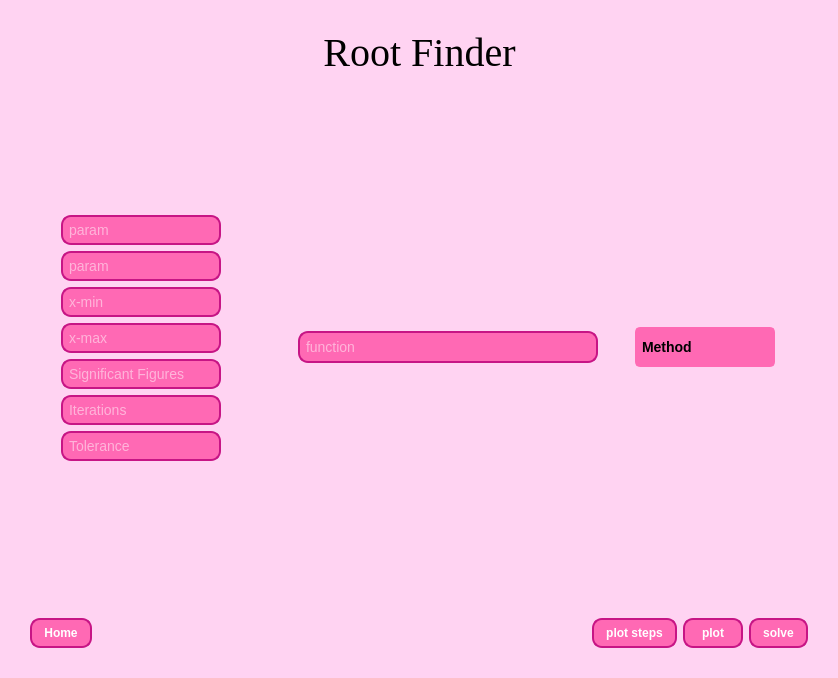
<?xml version="1.0" encoding="UTF-8"?>
<ui version="4.0">
 <class>MainWindow</class>
 <widget class="QMainWindow" name="MainWindow">
  <property name="enabled">
   <bool>true</bool>
  </property>
  <property name="geometry">
   <rect>
    <x>0</x>
    <y>0</y>
    <width>838</width>
    <height>678</height>
   </rect>
  </property>
  <property name="minimumSize">
   <size>
    <width>0</width>
    <height>1</height>
   </size>
  </property>
  <property name="font">
   <font>
    <family>Times New Roman</family>
   </font>
  </property>
  <property name="windowTitle">
   <string>Root Solver</string>
  </property>
  <property name="styleSheet">
   <string notr="true">/* Set background color for the main window */
QMainWindow {
    background-color: rgb(255, 211, 242)
}

/* Style for QLineEdit (text input fields) */
QLineEdit {
    background-color: #ff69b4; /* Background color for the input */
    border: 2px solid  #c71585; /* Border with a chocolate color */
    border-radius: 10px; /* Rounded corners */
    padding: 4px; /* Padding inside the text field */
    font-size: 14px; /* Font size */
    color: white; /* Text color */
}

/* Style for QPushButton */
QPushButton {
    background-color: #ff69b4; /* Hot pink background */
    border: 2px solid #c71585; /* Darker pink border */
    border-radius: 10px; /* Rounded corners */
    color: white; /* Text color */
    font-size: 12px; /* Font size */
    font-weight: bold; /* Bold text */
    padding: 6px 12px; /* Padding for a comfortable button size */
}

/* Hover effect for QPushButton */
QPushButton:hover {
    background-color: #ff85c4; /* Lighter pink when hovered */
    border-color: #ff1493; /* Brighter border */
}

/* Pressed effect for QPushButton */
QPushButton:pressed {
    background-color: #ff1493; /* Brighter pink */
    border-color: #c71585; /* Darker border */
}
QTableWidget::item:selected {
        background-color: #ff69b4; /* Background color when selected (via mouse or keyboard) */
        color: white;              /* Text color when selected */
    }

    QTableWidget::item:hover {
        background-color: #ff85c4; /* Background color when hovered with mouse */
        color: white;              /* Text color on hover */
    }

    QTableWidget::item:focus {
        background-color: #ff69b4; /* Background color when focused via keyboard */
        color: white;              /* Text color when focused via keyboard */
    }
QLineEdit::placeholder {
    color: blue;
    font-style: italic;
}
</string>
  </property>
  <property name="rowcount" stdset="0">
   <string/>
  </property>
  <widget class="QWidget" name="centralwidget">
   <property name="sizePolicy">
    <sizepolicy hsizetype="Expanding" vsizetype="Expanding">
     <horstretch>0</horstretch>
     <verstretch>0</verstretch>
    </sizepolicy>
   </property>
   <property name="maximumSize">
    <size>
     <width>1440</width>
     <height>1080</height>
    </size>
   </property>
   <layout class="QVBoxLayout" name="verticalLayout_2">
    <property name="leftMargin">
     <number>30</number>
    </property>
    <property name="topMargin">
     <number>30</number>
    </property>
    <property name="rightMargin">
     <number>30</number>
    </property>
    <property name="bottomMargin">
     <number>30</number>
    </property>
    <item>
     <layout class="QHBoxLayout" name="horizontalLayout_4">
      <item>
       <spacer name="horizontalSpacer_6">
        <property name="orientation">
         <enum>Qt::Orientation::Horizontal</enum>
        </property>
        <property name="sizeHint" stdset="0">
         <size>
          <width>40</width>
          <height>20</height>
         </size>
        </property>
       </spacer>
      </item>
      <item>
       <widget class="QLabel" name="label">
        <property name="font">
         <font>
          <family>Times New Roman</family>
          <pointsize>30</pointsize>
          <italic>false</italic>
         </font>
        </property>
        <property name="text">
         <string>Root Finder</string>
        </property>
        <property name="textFormat">
         <enum>Qt::TextFormat::AutoText</enum>
        </property>
        <property name="scaledContents">
         <bool>false</bool>
        </property>
        <property name="alignment">
         <set>Qt::AlignmentFlag::AlignCenter</set>
        </property>
        <property name="openExternalLinks">
         <bool>false</bool>
        </property>
       </widget>
      </item>
      <item>
       <spacer name="horizontalSpacer_5">
        <property name="orientation">
         <enum>Qt::Orientation::Horizontal</enum>
        </property>
        <property name="sizeHint" stdset="0">
         <size>
          <width>40</width>
          <height>20</height>
         </size>
        </property>
       </spacer>
      </item>
     </layout>
    </item>
    <item>
     <spacer name="verticalSpacer_2">
      <property name="orientation">
       <enum>Qt::Orientation::Vertical</enum>
      </property>
      <property name="sizeHint" stdset="0">
       <size>
        <width>20</width>
        <height>40</height>
       </size>
      </property>
     </spacer>
    </item>
    <item>
     <layout class="QHBoxLayout" name="horizontalLayout_2">
      <item>
       <widget class="QWidget" name="widget" native="true">
        <property name="sizePolicy">
         <sizepolicy hsizetype="Fixed" vsizetype="Fixed">
          <horstretch>0</horstretch>
          <verstretch>0</verstretch>
         </sizepolicy>
        </property>
        <property name="minimumSize">
         <size>
          <width>200</width>
          <height>450</height>
         </size>
        </property>
        <widget class="QWidget" name="verticalLayoutWidget_3">
         <property name="geometry">
          <rect>
           <x>0</x>
           <y>0</y>
           <width>356</width>
           <height>431</height>
          </rect>
         </property>
         <layout class="QVBoxLayout" name="verticalLayout_7">
          <item>
           <spacer name="verticalSpacer_5">
            <property name="orientation">
             <enum>Qt::Orientation::Vertical</enum>
            </property>
            <property name="sizeHint" stdset="0">
             <size>
              <width>20</width>
              <height>40</height>
             </size>
            </property>
           </spacer>
          </item>
          <item>
           <layout class="QHBoxLayout" name="horizontalLayout_13">
            <item>
             <widget class="QLineEdit" name="param1">
              <property name="sizePolicy">
               <sizepolicy hsizetype="Fixed" vsizetype="Fixed">
                <horstretch>0</horstretch>
                <verstretch>0</verstretch>
               </sizepolicy>
              </property>
              <property name="minimumSize">
               <size>
                <width>160</width>
                <height>0</height>
               </size>
              </property>
              <property name="maximumSize">
               <size>
                <width>120</width>
                <height>16777215</height>
               </size>
              </property>
              <property name="placeholderText">
               <string>param</string>
              </property>
             </widget>
            </item>
            <item>
             <spacer name="horizontalSpacer_11">
              <property name="orientation">
               <enum>Qt::Orientation::Horizontal</enum>
              </property>
              <property name="sizeHint" stdset="0">
               <size>
                <width>40</width>
                <height>20</height>
               </size>
              </property>
             </spacer>
            </item>
           </layout>
          </item>
          <item>
           <layout class="QHBoxLayout" name="horizontalLayout_14">
            <item>
             <widget class="QLineEdit" name="param2">
              <property name="sizePolicy">
               <sizepolicy hsizetype="Fixed" vsizetype="Fixed">
                <horstretch>0</horstretch>
                <verstretch>0</verstretch>
               </sizepolicy>
              </property>
              <property name="minimumSize">
               <size>
                <width>160</width>
                <height>0</height>
               </size>
              </property>
              <property name="maximumSize">
               <size>
                <width>120</width>
                <height>32</height>
               </size>
              </property>
              <property name="placeholderText">
               <string>param</string>
              </property>
             </widget>
            </item>
            <item>
             <spacer name="horizontalSpacer_14">
              <property name="orientation">
               <enum>Qt::Orientation::Horizontal</enum>
              </property>
              <property name="sizeHint" stdset="0">
               <size>
                <width>40</width>
                <height>20</height>
               </size>
              </property>
             </spacer>
            </item>
           </layout>
          </item>
          <item>
           <layout class="QHBoxLayout" name="horizontalLayout_16">
            <item>
             <widget class="QLineEdit" name="graphx">
              <property name="sizePolicy">
               <sizepolicy hsizetype="Fixed" vsizetype="Fixed">
                <horstretch>0</horstretch>
                <verstretch>0</verstretch>
               </sizepolicy>
              </property>
              <property name="minimumSize">
               <size>
                <width>160</width>
                <height>0</height>
               </size>
              </property>
              <property name="maximumSize">
               <size>
                <width>120</width>
                <height>16777215</height>
               </size>
              </property>
              <property name="placeholderText">
               <string>x-min</string>
              </property>
             </widget>
            </item>
            <item>
             <spacer name="horizontalSpacer_15">
              <property name="orientation">
               <enum>Qt::Orientation::Horizontal</enum>
              </property>
              <property name="sizeHint" stdset="0">
               <size>
                <width>40</width>
                <height>20</height>
               </size>
              </property>
             </spacer>
            </item>
           </layout>
          </item>
          <item>
           <layout class="QHBoxLayout" name="horizontalLayout_15">
            <item>
             <widget class="QLineEdit" name="graphy">
              <property name="sizePolicy">
               <sizepolicy hsizetype="Fixed" vsizetype="Fixed">
                <horstretch>0</horstretch>
                <verstretch>0</verstretch>
               </sizepolicy>
              </property>
              <property name="minimumSize">
               <size>
                <width>160</width>
                <height>0</height>
               </size>
              </property>
              <property name="maximumSize">
               <size>
                <width>120</width>
                <height>16777215</height>
               </size>
              </property>
              <property name="placeholderText">
               <string>x-max</string>
              </property>
             </widget>
            </item>
            <item>
             <spacer name="horizontalSpacer_13">
              <property name="orientation">
               <enum>Qt::Orientation::Horizontal</enum>
              </property>
              <property name="sizeHint" stdset="0">
               <size>
                <width>40</width>
                <height>20</height>
               </size>
              </property>
             </spacer>
            </item>
           </layout>
          </item>
          <item>
           <layout class="QHBoxLayout" name="horizontalLayout_7">
            <item>
             <widget class="QLineEdit" name="significantFiguresNumber">
              <property name="sizePolicy">
               <sizepolicy hsizetype="Fixed" vsizetype="Fixed">
                <horstretch>0</horstretch>
                <verstretch>0</verstretch>
               </sizepolicy>
              </property>
              <property name="minimumSize">
               <size>
                <width>160</width>
                <height>0</height>
               </size>
              </property>
              <property name="maximumSize">
               <size>
                <width>200</width>
                <height>32</height>
               </size>
              </property>
              <property name="placeholderText">
               <string>Significant Figures </string>
              </property>
             </widget>
            </item>
            <item>
             <spacer name="horizontalSpacer_12">
              <property name="orientation">
               <enum>Qt::Orientation::Horizontal</enum>
              </property>
              <property name="sizeHint" stdset="0">
               <size>
                <width>40</width>
                <height>20</height>
               </size>
              </property>
             </spacer>
            </item>
           </layout>
          </item>
          <item>
           <layout class="QHBoxLayout" name="horizontalLayout_10">
            <item>
             <widget class="QLineEdit" name="iterationsNumber">
              <property name="sizePolicy">
               <sizepolicy hsizetype="Fixed" vsizetype="Fixed">
                <horstretch>0</horstretch>
                <verstretch>0</verstretch>
               </sizepolicy>
              </property>
              <property name="minimumSize">
               <size>
                <width>160</width>
                <height>0</height>
               </size>
              </property>
              <property name="maximumSize">
               <size>
                <width>0</width>
                <height>32</height>
               </size>
              </property>
              <property name="text">
               <string/>
              </property>
              <property name="placeholderText">
               <string>Iterations</string>
              </property>
             </widget>
            </item>
            <item>
             <spacer name="horizontalSpacer_7">
              <property name="orientation">
               <enum>Qt::Orientation::Horizontal</enum>
              </property>
              <property name="sizeHint" stdset="0">
               <size>
                <width>40</width>
                <height>20</height>
               </size>
              </property>
             </spacer>
            </item>
           </layout>
          </item>
          <item>
           <layout class="QHBoxLayout" name="horizontalLayout_9">
            <item>
             <widget class="QLineEdit" name="toleranceNumber">
              <property name="sizePolicy">
               <sizepolicy hsizetype="Fixed" vsizetype="Fixed">
                <horstretch>0</horstretch>
                <verstretch>0</verstretch>
               </sizepolicy>
              </property>
              <property name="minimumSize">
               <size>
                <width>160</width>
                <height>0</height>
               </size>
              </property>
              <property name="maximumSize">
               <size>
                <width>120</width>
                <height>16777215</height>
               </size>
              </property>
              <property name="text">
               <string/>
              </property>
              <property name="placeholderText">
               <string>Tolerance</string>
              </property>
             </widget>
            </item>
            <item>
             <spacer name="horizontalSpacer_8">
              <property name="orientation">
               <enum>Qt::Orientation::Horizontal</enum>
              </property>
              <property name="sizeHint" stdset="0">
               <size>
                <width>40</width>
                <height>20</height>
               </size>
              </property>
             </spacer>
            </item>
           </layout>
          </item>
          <item>
           <spacer name="verticalSpacer_6">
            <property name="orientation">
             <enum>Qt::Orientation::Vertical</enum>
            </property>
            <property name="sizeHint" stdset="0">
             <size>
              <width>20</width>
              <height>40</height>
             </size>
            </property>
           </spacer>
          </item>
         </layout>
        </widget>
       </widget>
      </item>
      <item>
       <widget class="QLineEdit" name="Equation">
        <property name="sizePolicy">
         <sizepolicy hsizetype="Fixed" vsizetype="Fixed">
          <horstretch>0</horstretch>
          <verstretch>0</verstretch>
         </sizepolicy>
        </property>
        <property name="maximumSize">
         <size>
          <width>300</width>
          <height>32</height>
         </size>
        </property>
        <property name="autoFillBackground">
         <bool>false</bool>
        </property>
        <property name="styleSheet">
         <string notr="true"/>
        </property>
        <property name="inputMethodHints">
         <set>Qt::InputMethodHint::ImhNone</set>
        </property>
        <property name="inputMask">
         <string/>
        </property>
        <property name="text">
         <string/>
        </property>
        <property name="maxLength">
         <number>100</number>
        </property>
        <property name="frame">
         <bool>true</bool>
        </property>
        <property name="placeholderText">
         <string>function</string>
        </property>
        <property name="clearButtonEnabled">
         <bool>false</bool>
        </property>
       </widget>
      </item>
      <item>
       <widget class="QWidget" name="widget_2" native="true">
        <property name="sizePolicy">
         <sizepolicy hsizetype="Fixed" vsizetype="Fixed">
          <horstretch>0</horstretch>
          <verstretch>0</verstretch>
         </sizepolicy>
        </property>
        <property name="minimumSize">
         <size>
          <width>140</width>
          <height>300</height>
         </size>
        </property>
        <widget class="QComboBox" name="comboBox">
         <property name="geometry">
          <rect>
           <x>0</x>
           <y>130</y>
           <width>140</width>
           <height>40</height>
          </rect>
         </property>
         <property name="sizePolicy">
          <sizepolicy hsizetype="Fixed" vsizetype="Fixed">
           <horstretch>0</horstretch>
           <verstretch>0</verstretch>
          </sizepolicy>
         </property>
         <property name="minimumSize">
          <size>
           <width>140</width>
           <height>40</height>
          </size>
         </property>
         <property name="maximumSize">
          <size>
           <width>16777215</width>
           <height>0</height>
          </size>
         </property>
         <property name="styleSheet">
          <string notr="true">QComboBox {
    background-color: #ff69b4; /* Hot pink */
    border: 2px solid #ff69b4; /* Hot pink */
    border-radius: 5px;
    padding: 5px;
    color: #000000; /* Black text */
    font: bold 14px Arial;
}

QComboBox::drop-down {
    subcontrol-origin: padding;
    subcontrol-position: top right;
    width: 20px;
    border-left: 1px solid #ff69b4; /* Hot pink */
}

QComboBox::down-arrow {
    border: none;
    color: #000000; /* Black arrow color */
}

QComboBox QAbstractItemView {
    background-color: #ffc0cb; /* Light pink dropdown */
    border: 1px solid #ff69b4; /* Hot pink border for dropdown */
    selection-background-color: #ff69b4; /* Highlighted item in dropdown */
    selection-color: #ffffff; /* Highlighted text color */
    color: #000000; /* Black text for items */
}
</string>
         </property>
         <item>
          <property name="text">
           <string>Method</string>
          </property>
         </item>
         <item>
          <property name="text">
           <string>Bisection</string>
          </property>
         </item>
         <item>
          <property name="text">
           <string>False-Position</string>
          </property>
         </item>
         <item>
          <property name="text">
           <string>Fixed-Point</string>
          </property>
         </item>
         <item>
          <property name="text">
           <string>Original Newton-Raphson</string>
          </property>
         </item>
         <item>
          <property name="text">
           <string>Modifed Newton-Raphson</string>
          </property>
         </item>
         <item>
          <property name="text">
           <string>Secant</string>
          </property>
         </item>
        </widget>
       </widget>
      </item>
     </layout>
    </item>
    <item>
     <spacer name="verticalSpacer">
      <property name="orientation">
       <enum>Qt::Orientation::Vertical</enum>
      </property>
      <property name="sizeHint" stdset="0">
       <size>
        <width>20</width>
        <height>40</height>
       </size>
      </property>
     </spacer>
    </item>
    <item>
     <layout class="QVBoxLayout" name="verticalLayout">
      <item>
       <layout class="QHBoxLayout" name="horizontalLayout_3">
        <item>
         <widget class="QPushButton" name="backButton">
          <property name="maximumSize">
           <size>
            <width>70</width>
            <height>16777215</height>
           </size>
          </property>
          <property name="text">
           <string>Home</string>
          </property>
         </widget>
        </item>
        <item>
         <spacer name="horizontalSpacer_4">
          <property name="orientation">
           <enum>Qt::Orientation::Horizontal</enum>
          </property>
          <property name="sizeHint" stdset="0">
           <size>
            <width>40</width>
            <height>20</height>
           </size>
          </property>
         </spacer>
        </item>
        <item>
         <widget class="QPushButton" name="plotSteps">
          <property name="minimumSize">
           <size>
            <width>60</width>
            <height>0</height>
           </size>
          </property>
          <property name="maximumSize">
           <size>
            <width>90</width>
            <height>16777215</height>
           </size>
          </property>
          <property name="text">
           <string>plot steps</string>
          </property>
         </widget>
        </item>
        <item>
         <widget class="QPushButton" name="plot">
          <property name="minimumSize">
           <size>
            <width>60</width>
            <height>0</height>
           </size>
          </property>
          <property name="maximumSize">
           <size>
            <width>70</width>
            <height>16777215</height>
           </size>
          </property>
          <property name="text">
           <string>plot</string>
          </property>
         </widget>
        </item>
        <item>
         <widget class="QPushButton" name="solve">
          <property name="enabled">
           <bool>true</bool>
          </property>
          <property name="minimumSize">
           <size>
            <width>50</width>
            <height>0</height>
           </size>
          </property>
          <property name="text">
           <string>solve</string>
          </property>
         </widget>
        </item>
       </layout>
      </item>
     </layout>
    </item>
   </layout>
  </widget>
  <widget class="QMenuBar" name="menubar">
   <property name="geometry">
    <rect>
     <x>0</x>
     <y>0</y>
     <width>838</width>
     <height>24</height>
    </rect>
   </property>
  </widget>
 </widget>
 <resources/>
 <connections/>
</ui>
